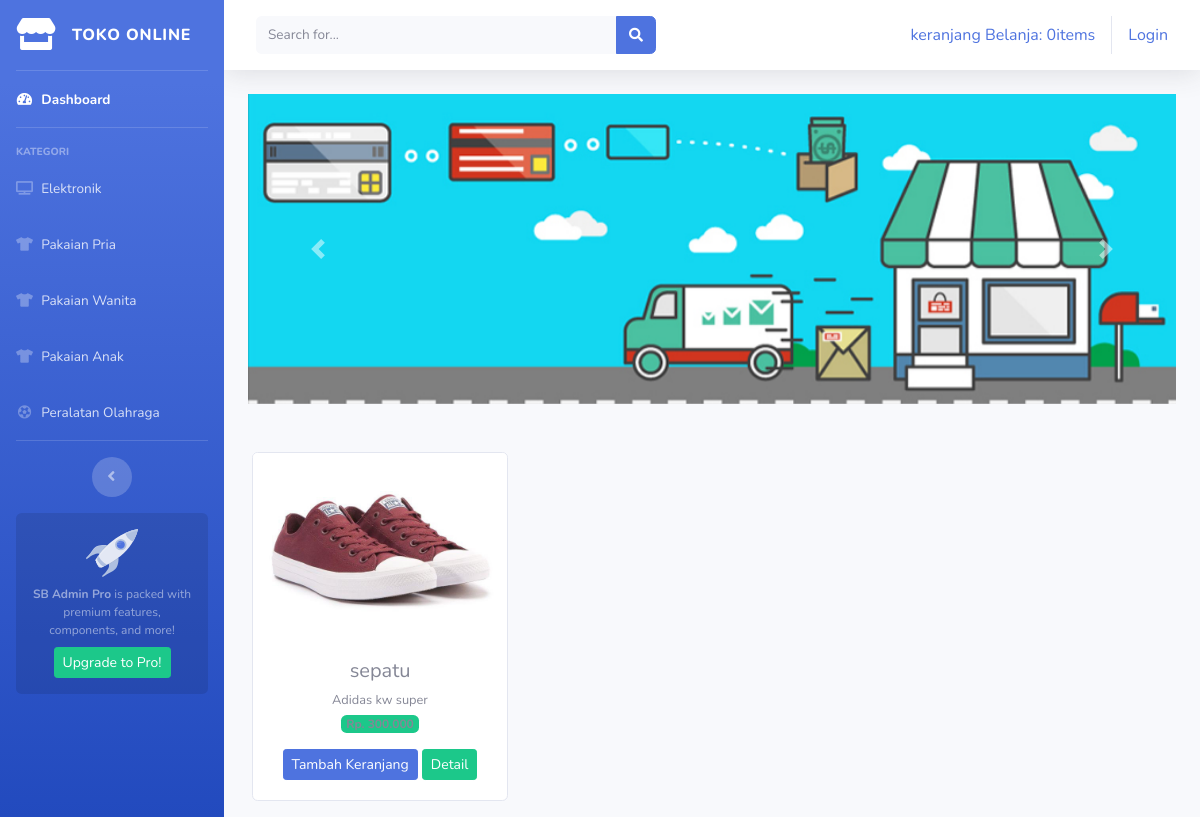
The page /index.php/kategori/pakaian_pria on the database its author committed.
### tables this page shows
CREATE TABLE `tbl_barang` (
  `id_barang` int(11) NOT NULL,
  `nama_brg` varchar(50) NOT NULL,
  `keterangan` varchar(200) NOT NULL,
  `kategori` varchar(200) NOT NULL,
  `harga` int(11) NOT NULL,
  `stok` int(4) NOT NULL,
  `gambar` varchar(50) NOT NULL
);

### application/controllers/kategori.php (called while the page is built, shortened)
<?php
class Kategori extends CI_Controller {
	public function pakaian_pria()
	{
		$data['pakaian_pria'] = $this->model_kategori->data_pp()->result();
		$this->load->view('templates/header');
		$this->load->view('templates/sidebar');
		$this->load->view('pakaian_pria', $data);
		$this->load->view('templates/footer');
	}
}
?>

### index.php (called while the page is built, shortened)
<?php
require_once BASEPATH.'core/CodeIgniter.php';

### application/models/model_kategori.php (called while the page is built, shortened)
<?php
class Model_kategori extends CI_Model {
	public function data_pp(){
		return $this->db->get_where("tbl_barang", array('kategori' => 'pakaian pria'));
	}
}
?>

### application/views/pakaian_pria.php (the view, shortened to what this page needs)
<div class="container-fluid">
	<div id="carouselExampleControls" class="carousel slide" data-ride="carousel">
	  <div class="carousel-inner">
	    <div class="carousel-item active">
	      <img class="d-block w-100" src="<?php echo base_url('assets/img/slider1.jpg') ?>" alt="First slide">
	    </div>
	  </div>
	  <a class="carousel-control-prev" href="#carouselExampleControls" role="button" data-slide="prev">
	    <span class="carousel-control-prev-icon" aria-hidden="true"></span>
	  </a>
	  <a class="carousel-control-next" href="#carouselExampleControls" role="button" data-slide="next">
	    <span class="carousel-control-next-icon" aria-hidden="true"></span> <span class="sr-only">Next</span>
	  </a>
	</div>
	<div class="row text-center mt-5 mb-3">
		<?php foreach ($pakaian_pria as $brg) : ?>
			<div class="card ml-3" style="width: 16rem;">
			  <img src="<?php echo base_url().'/upload/'.$brg->gambar ?>" class="card-img-top" alt="...">
			  <div class="card-body">
			    <h5 class="card-title mb-1"><?php echo $brg->nama_brg ?></h5>
			    <small><?php echo $brg->keterangan ?></small>
			    <br>
			    <span class="badge bg-success mb-3">Rp. <?php echo number_format( $brg->harga, 0,',','.') ?></span>
			    <br>
			    <?php echo anchor('dashboard/tambah_keranjang/'.$brg->id_barang, '<div class="btn btn-sm btn-primary">Tambah Keranjang</div>') ?>
			    <?php echo anchor('dashboard/detail/'.$brg->id_barang, '<div class="btn btn-sm btn-success">Detail</div>') ?>
			  </div>
			</div>
		<?php endforeach; ?>
	</div>
</div>

### application/views/templates/header.php (shortened to what this page needs)
<!DOCTYPE html>
<html lang="en">
<head>
    <link href="<?php echo base_url() ?>assets/vendor/fontawesome-free/css/all.min.css" rel="stylesheet" type="text/css">
    <link href="<?php echo base_url() ?>assets/css/sb-admin-2.min.css" rel="stylesheet">
</head>

### application/views/templates/sidebar.php (shortened to what this page needs)
<body id="page-top">
    <div id="wrapper">
        <ul class="navbar-nav bg-gradient-primary sidebar sidebar-dark accordion" id="accordionSidebar">
            <a class="sidebar-brand d-flex align-items-center justify-content-center" href="index.html">
                <div class="sidebar-brand-icon">
                    <i class="fas fa-store"></i>
                </div>
                <div class="sidebar-brand-text mx-3">Toko Online </div>
            </a>
            <hr class="sidebar-divider my-0">
            <li class="nav-item active">
                <a class="nav-link" href="<?php echo base_url('dashboard') ?>">
                    <i class="fas fa-fw fa-tachometer-alt"></i>
                    <span>Dashboard</span></a>
            </li>
            <hr class="sidebar-divider">
            <div class="sidebar-heading">
                Kategori
            </div>
            <li class="nav-item">
                <a class="nav-link" href="<?php echo base_url('kategori/elektronik') ?>">
                    <i class="fas fa-fw fa-tv"></i>
                    <span>Elektronik</span></a>
            </li>
            <li class="nav-item">
                <a class="nav-link" href="<?php echo base_url('kategori/pakaian_pria') ?>">
                    <i class="fas fa-fw fa-tshirt"></i>
                    <span>Pakaian Pria</span></a>
            </li>
            <li class="nav-item">
                <a class="nav-link" href="<?php echo base_url('kategori/pakaian_wanita') ?>">
                    <i class="fas fa-fw fa-tshirt"></i>
                    <span>Pakaian Wanita</span></a>
            </li>
            <li class="nav-item">
                <a class="nav-link" href="<?php echo base_url('kategori/pakaian_anak') ?>">
                    <i class="fas fa-fw fa-tshirt"></i>
                    <span>Pakaian Anak</span></a>
            </li>
            <li class="nav-item">
                <a class="nav-link" href="<?php echo base_url('kategori/peralatan_olahraga') ?>">
                    <i class="fas fa-fw fa-futbol"></i>
                    <span>Peralatan Olahraga</span></a>
            </li>
            <hr class="sidebar-divider d-none d-md-block">
            <div class="text-center d-none d-md-inline">
                <button class="rounded-circle border-0" id="sidebarToggle"></button>
            </div>
            <div class="sidebar-card d-none d-lg-flex">
                <img class="sidebar-card-illustration mb-2" src="img/undraw_rocket.svg" alt="...">
                <p class="text-center mb-2"><strong>SB Admin Pro</strong> is packed with premium features, components, and more!</p>
                <a class="btn btn-success btn-sm" href="https://startbootstrap.com/theme/sb-admin-pro">Upgrade to Pro!</a>
            </div>
        </ul>
        <div id="content-wrapper" class="d-flex flex-column">
            <div id="content">
                <nav class="navbar navbar-expand navbar-light bg-white topbar mb-4 static-top shadow">
                    <form
                        class="d-none d-sm-inline-block form-inline mr-auto ml-md-3 my-2 my-md-0 mw-100 navbar-search">
                        <div class="input-group">
                            <input type="text" class="form-control bg-light border-0 small" placeholder="Search for..."
                                aria-label="Search" aria-describedby="basic-addon2">
                            <div class="input-group-append">
                                <button class="btn btn-primary" type="button">
                                    <i class="fas fa-search fa-sm"></i>
                                </button>
                            </div>
                        </div>
                    </form>
                    <ul class="navbar-nav ml-auto">
                        <div class="navbar">
                            <ul  class="nav navbar-nav navbar-right">
                                <li>
                                    <?php
                                        $keranjang = 'keranjang Belanja: '.$this->cart->total_items(). 'items'
                                    ?>
                                    <?php echo anchor('dashboard/detail_keranjang', $keranjang) ?>
                                </li>
                            </ul>
                            <ul class="nav navbar-nav navbar-right">
                                <?php if($this->session->userdata('username')) { ?>
                                    <li><div>Selamat Datang <?php echo $this->session->userdata('username') ?></div></li>
                                    <li class="ml-2"><?php echo anchor('auth/logout', 'Logout') ?></li>
                                <?php } else { ?>
                                    <li><?php echo anchor('auth/login', 'Login') ?></li>
                                <?php } ?>
                            </ul>
                        </div>
                    </ul>
                </nav>

### application/views/templates/footer.php (shortened to what this page needs)
</body>
</html>

### rows shown on the page
tbl_barang: gambar (picture), nama_brg "sepatu", keterangan "Adidas kw super", id_barang "Tambah Keranjang", id_barang "Detail"

### other values the page prints
anchor('dashboard/detail_keranjang', $keranjang) "keranjang Belanja: 0items"
anchor('auth/login', 'Login') "Login"
